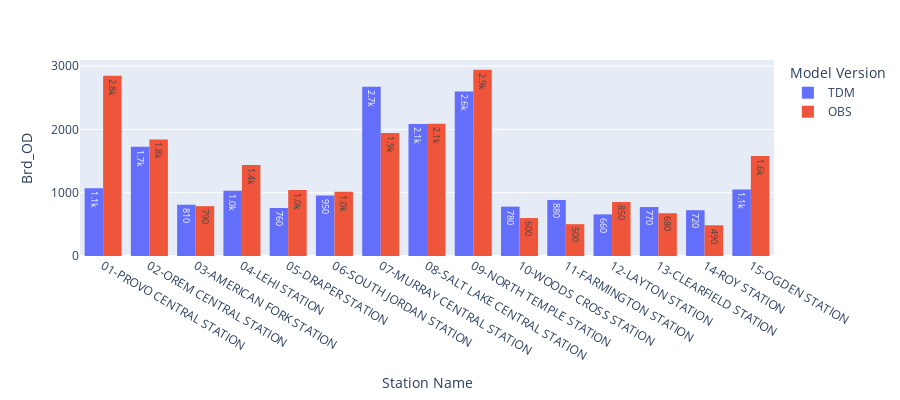

The notebook cell this image was saved under:
### Code cell
from ipywidgets import Layout

lstValues = list(['Brd_OD','Brd_Direct_OD','Brd_Transfer_OD'])
accessModeOptions = ['drive', 'walk', 'All']
viewOptions = ['Graph', 'Table']

selectValues = widgets.Select(options=lstValues, value=('Brd_OD' ), description = 'Select Variable')
selectAccessMode = widgets.Dropdown(options=accessModeOptions, value='All', description='Access Mode')
selectViewOption = widgets.Dropdown(options=viewOptions, value='Graph', description='View')


# Set up a global variable to track whether the widgets have been changed
firstTime = False

# create output widget to display filtered DataFrame
output = widgets.Output()
hbox = widgets.HBox([selectValues, selectAccessMode, selectViewOption])

# create interactive widget
interactive_output = widgets.interactive_output(plotit, {'variable':selectValues, 'access_mode': selectAccessMode, 'view_option': selectViewOption})

display(hbox)
display(interactive_output)
display(output)

### Figure 1 — Plotly figure (JSON) as saved in the notebook; plotly's stock layout.template omitted (floating-point values rounded to 4 significant figures)
{"data": [{"alignmentgroup": "True", "bingroup": "x", "histfunc": "sum", "hovertemplate": "Source=TDM<br>station=%{x}<br>sum of Brd_OD=%{y}<extra></extra>", "legendgroup": "TDM", "marker": {"color": "#636efa", "pattern": {"shape": ""}}, "name": "TDM", "offsetgroup": "TDM", "orientation": "v", "showlegend": true, "texttemplate": "%{value:.2s}", "type": "histogram", "x": ["01-PROVO CENTRAL STATION", "02-OREM CENTRAL STATION", "03-AMERICAN FORK STATION", "04-LEHI STATION", "05-DRAPER STATION", "06-SOUTH JORDAN STATION", "07-MURRAY CENTRAL STATION", "08-SALT LAKE CENTRAL STATION", "09-NORTH TEMPLE STATION", "10-WOODS CROSS STATION", "11-FARMINGTON STATION", "12-LAYTON STATION", "13-CLEARFIELD STATION", "14-ROY STATION", "15-OGDEN STATION", "01-PROVO CENTRAL STATION", "02-OREM CENTRAL STATION", "03-AMERICAN FORK STATION", "04-LEHI STATION", "05-DRAPER STATION", "06-SOUTH JORDAN STATION", "07-MURRAY CENTRAL STATION", "08-SALT LAKE CENTRAL STATION", "09-NORTH TEMPLE STATION", "10-WOODS CROSS STATION", "11-FARMINGTON STATION", "12-LAYTON STATION", "13-CLEARFIELD STATION", "14-ROY STATION", "15-OGDEN STATION"], "xaxis": "x", "y": [369.4, 1370.0, 763.3, 772.1, 607.6, 731.3, 1676.0, 1317.0, 1651.0, 519.2, 480.7, 460.2, 409.8, 510.9, 522.7, 701.9, 357.3, 46.95, 260.0, 150.2, 222.3, 996.0, 769.9, 947.5, 260.3, 402.3, 197.6, 363.3, 212.1, 527.9], "yaxis": "y"}, {"alignmentgroup": "True", "bingroup": "x", "histfunc": "sum", "hovertemplate": "Source=OBS<br>station=%{x}<br>sum of Brd_OD=%{y}<extra></extra>", "legendgroup": "OBS", "marker": {"color": "#EF553B", "pattern": {"shape": ""}}, "name": "OBS", "offsetgroup": "OBS", "orientation": "v", "showlegend": true, "texttemplate": "%{value:.2s}", "type": "histogram", "x": ["01-PROVO CENTRAL STATION", "01-PROVO CENTRAL STATION", "02-OREM CENTRAL STATION", "02-OREM CENTRAL STATION", "03-AMERICAN FORK STATION", "03-AMERICAN FORK STATION", "04-LEHI STATION", "04-LEHI STATION", "05-DRAPER STATION", "05-DRAPER STATION", "06-SOUTH JORDAN STATION", "06-SOUTH JORDAN STATION", "07-MURRAY CENTRAL STATION", "07-MURRAY CENTRAL STATION", "08-SALT LAKE CENTRAL STATION", "08-SALT LAKE CENTRAL STATION", "09-NORTH TEMPLE STATION", "09-NORTH TEMPLE STATION", "10-WOODS CROSS STATION", "10-WOODS CROSS STATION", "11-FARMINGTON STATION", "11-FARMINGTON STATION", "12-LAYTON STATION", "12-LAYTON STATION", "13-CLEARFIELD STATION", "13-CLEARFIELD STATION", "14-ROY STATION", "14-ROY STATION", "15-OGDEN STATION", "15-OGDEN STATION"], "xaxis": "x", "y": [1511.0, 1335.0, 900.9, 939.0, 772.8, 14.51, 821.5, 617.3, 597.6, 443.0, 616.7, 396.1, 589.9, 1352.0, 518.8, 1571.0, 411.1, 2530.0, 442.8, 156.4, 285.3, 217.2, 622.3, 229.8, 496.9, 178.2, 425.0, 60.12, 918.6, 658.8], "yaxis": "y"}], "layout": {"barmode": "group", "height": 400, "legend": {"title": {"text": "Model Version"}, "tracegroupgap": 0}, "margin": {"t": 60}, "xaxis": {"anchor": "y", "domain": [0, 1], "title": {"text": "Station Name"}}, "yaxis": {"anchor": "x", "domain": [0, 1], "title": {"text": "Brd_OD"}}}}
